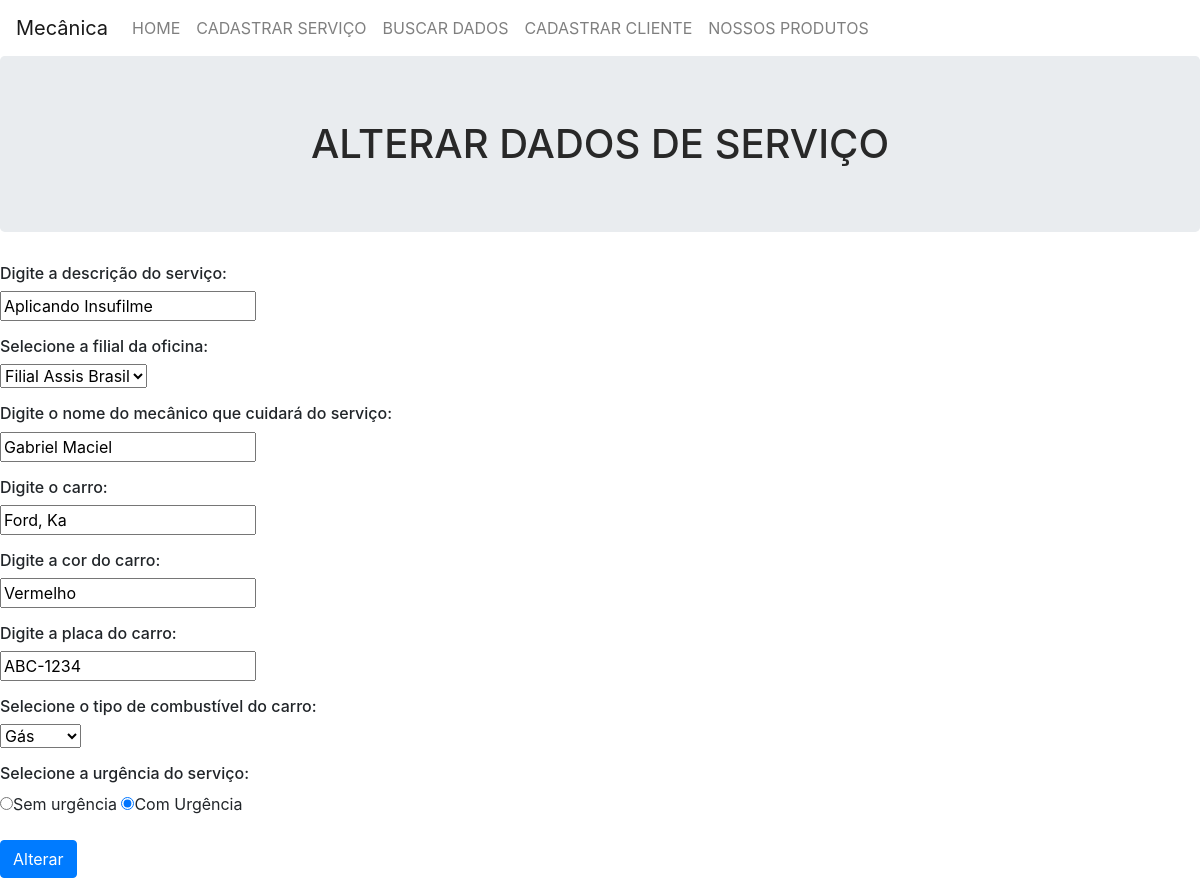
Screenshot of /servico/alterar.php?id=1 with the database file from the repository.
### tables this page shows
CREATE TABLE `servico` (
  `idServico` bigint(20) NOT NULL,
  `descricaoServico` varchar(200) NOT NULL,
  `filial` varchar(50) NOT NULL,
  `nomeMecanico` varchar(100) NOT NULL,
  `carro` varchar(150) NOT NULL,
  `cor` varchar(100) NOT NULL,
  `placa` varchar(8) NOT NULL,
  `tipoCombustivel` varchar(30) NOT NULL,
  `urgencia` varchar(30) NOT NULL
);

### servico/dao/conexaobanco.class.php (called while the page is built, shortened)
<?php
class ConexaoBanco extends PDO
{
    private static $instance = null;
    public static function getInstance()
    {
        try {
            if(!isset(self::$instance)) {
                self::$instance = new ConexaoBanco("mysql:dbname=mecanica;host=localhost","root","");
            }
            return self::$instance;
        } catch(PDOException $error) {
            echo "Erro ao conectar! ".$error;
        }
    }
}

### servico/dao/servicodao.class.php (called while the page is built, shortened)
<?php
require "conexaobanco.class.php";
class ServicoDAO
{
    private $conexao = null;
    public function __construct()
    {
        $this->conexao = ConexaoBanco::getInstance();
    }
    public function filtrarServico($filtro, $pesquisa)
    {
        try {
            $query = "";
            switch($filtro) {
                case "codigo": $query = "where idServico = ".$pesquisa;
                break;
            }
            $statement = $this->conexao->query("select * from servico {$query}");
            $array = $statement->fetchAll(PDO::FETCH_CLASS,"Servico");
            return $array;
        } catch(PDOException $error) {
            echo "Erro ao filtrar! ".$error;
        }
    }
}

### servico/model/servico.class.php (called while the page is built, shortened)
<?php
class Servico
{
    public function __get($atributo)
    {
        return $this->$atributo;
    }
}

### servico/alterar.php (the view, shortened to what this page needs)
<!DOCTYPE html>
<html lang="pt-br">
    <head>
        <link href="../css/style.css" rel="stylesheet">
        <link href="../node_modules/bootstrap/dist/css/bootstrap.min.css" rel="stylesheet"/>
    </head>
    <body>
        <nav class="navbar navbar-expand-lg navbar-light">
            <a class="navbar-brand" href="../index.php">Mecânica</a>
            <div class="collapse navbar-collapse" id="navbarNav">
                <ul class="navbar-nav">
                    <li class="nav-item"><a class="nav-link" href="../index.php">HOME</a></li>
                    <li class="nav-item"><a class="nav-link" href="cadastro.php">CADASTRAR SERVIÇO<span class="sr-only"></span></a></li>
                    <li class="nav-item"><a class="nav-link" href="buscar.php">BUSCAR DADOS<span class="sr-only"></span></a></li>
                    <li class="nav-item"><a class="nav-link" href="../cliente/cadastro.php">CADASTRAR CLIENTE<span class="sr-only"></span></a></li>
                    <li class="nav-item"><a class="nav-link" href="../produto/index.php">NOSSOS PRODUTOS<span class="sr-only"></span></a></li>
                </ul>
            </div>
        </nav>
        <h1 class="jumbotron titulo">Alterar Dados de Serviço</h1>
        <?php
        if(isset($_GET['id'])) {
            include "model/servico.class.php";
            include "dao/servicodao.class.php";
            $servicoDAO = new ServicoDAO;
            $servicos = $servicoDAO->filtrarServico("codigo", $_GET['id']);
            $servico = $servicos[0];
        }
        ?>
        <form name="alterar" method="post" action="alterar.php">
            <h6>Digite a descrição do serviço:</h6>
            <div class="form-group">
                <input type="text" name="descricaoServico" placeholder="descrição do serviço" pattern="[0-9a-zA-ZãÃáÁàÀêÊéÉèÈíÍìÌôÔõÕóÓòÒúÚùÙûÛçÇ ]{2,200}" required autofocus value="<?php echo $servico->descricaoServico ?? ""; ?>">
            </div>
            <h6>Selecione a filial da oficina:</h6>
            <div class="form-group">
                <select name="filial">
                    <option value="assisBrasil" <?php if(isset($servico))  if($servico->filial=='assisBrasil') echo "selected"; ?>>Filial Assis Brasil</option>
                </select>
            </div>
            <h6>Digite o nome do mecânico que cuidará do serviço:</h6>
            <div class="form-group">
                <input type="text" name="nomeMecanico" placeholder="nome do mecânico" pattern="[0-9a-zA-ZãÃáÁàÀêÊéÉèÈíÍìÌôÔõÕóÓòÒúÚùÙûÛçÇ ]{2,100}" required value="<?php echo $servico->nomeMecanico ?? ""; ?>">
            </div>
            <h6>Digite o carro:</h6>
            <div class="form-group">
                <input type="text" name="carro" placeholder="marca, modelo" pattern="[0-9a-zA-ZãÃáÁàÀêÊéÉèÈíÍìÌôÔõÕóÓòÒúÚùÙûÛçÇ ,]{2,100}" required value="<?php echo $servico->carro ?? ""; ?>">
            </div>
            <h6>Digite a cor do carro:</h6>
            <div class="form-group">
                <input type="text" name="cor" placeholder="cor do carro" pattern="[0-9a-zA-ZãÃáÁàÀêÊéÉèÈíÍìÌôÔõÕóÓòÒúÚùÙûÛçÇ ]{2,100}" required value="<?php echo $servico->cor ?? ""; ?>">
            </div>
            <h6>Digite a placa do carro:</h6>
            <div class="form-group">
                <input type="text" name="placa" placeholder="AAA-0000" pattern="[A-Z]{3}-[0-9]{4}" required value="<?php echo $servico->placa ?? ""; ?>">
            </div>
            <h6>Selecione o tipo de combustível do carro:</h6>
            <div class="form-group">
                <select name="tipoCombustivel">
                    <option value="gas" <?php if(isset($servico))  if($servico->tipoCombustivel=='gas') echo "selected"; ?>>Gás</option>
                </select>
            </div>
            <h6>Selecione a urgência do serviço:</h6>
            <div class="form-group">
                <label><input type="radio" name="urgencia" value="semUrgencia" <?php if(isset($servico))  if($servico->urgencia=='semUrgencia') echo "checked"; ?> pattern="(semUrgencia|comUrgencia)">Sem urgência</label>
                <label><input type="radio" name="urgencia" value="comUrgencia" <?php if(isset($servico))  if($servico->urgencia=='comUrgencia') echo "checked"; ?> pattern="(semUrgencia|comUrgencia)">Com Urgência</label>
            </div>
            <div class="form-group">
                <input class="btn btn-primary" type="submit" name="alterar"value="Alterar">
            </div>
        </form>
    </body>
</html>

### css/style.css (style rules this page uses)
body { font-family: tahoma; color:#282828; margin: 0px; }
.titulo { text-align: center; text-transform: uppercase; color: #282828; }

### rows the page displays
servico: descricaoServico "Aplicando Insufilme", nomeMecanico "Gabriel Maciel", carro "Ford, Ka", cor "Vermelho", placa "ABC-1234", tipoCombustivel "Gás", urgencia "☐ Sem urgência", urgencia "☑ Com Urgência"
